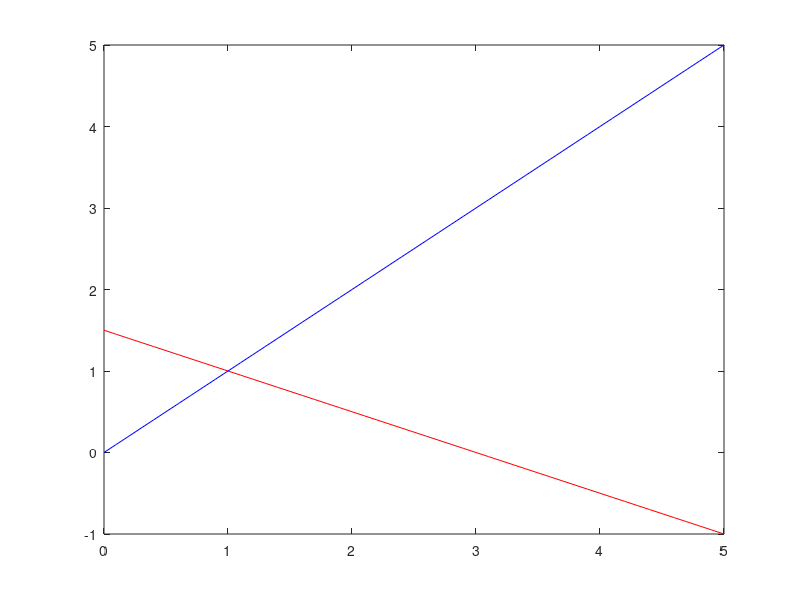
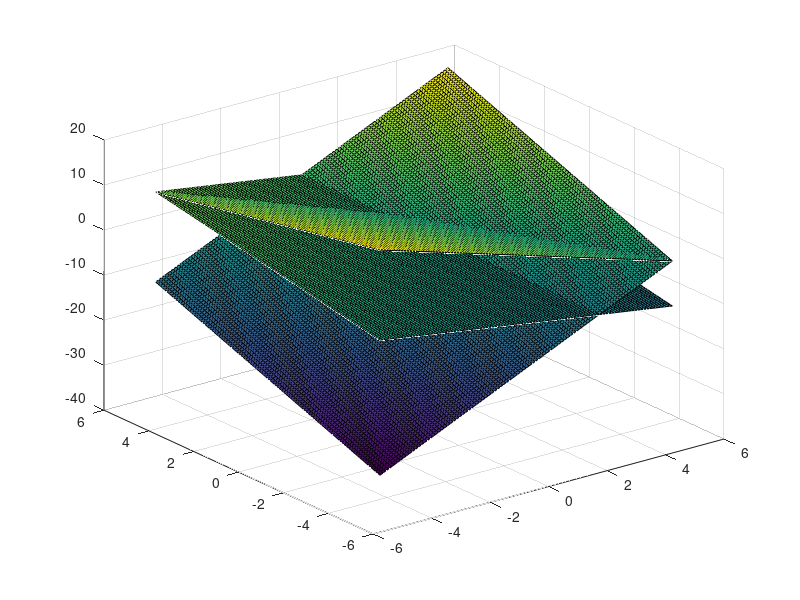
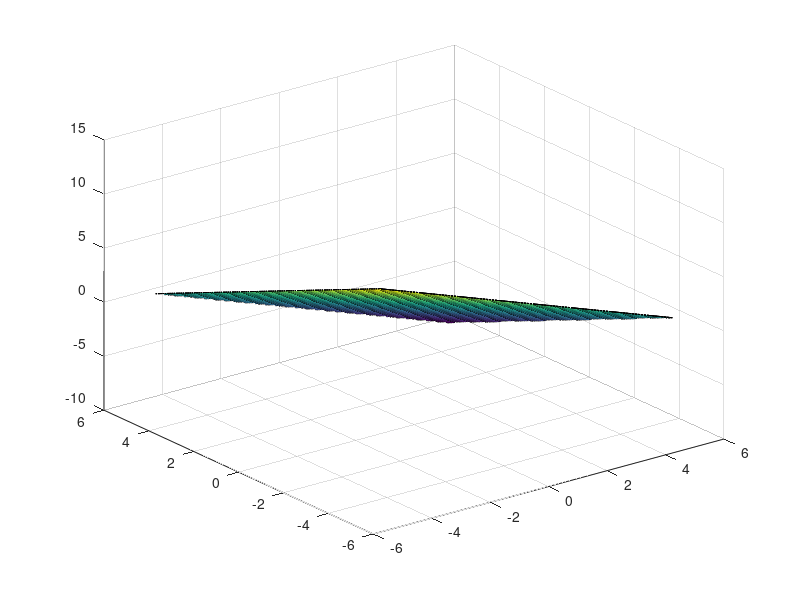
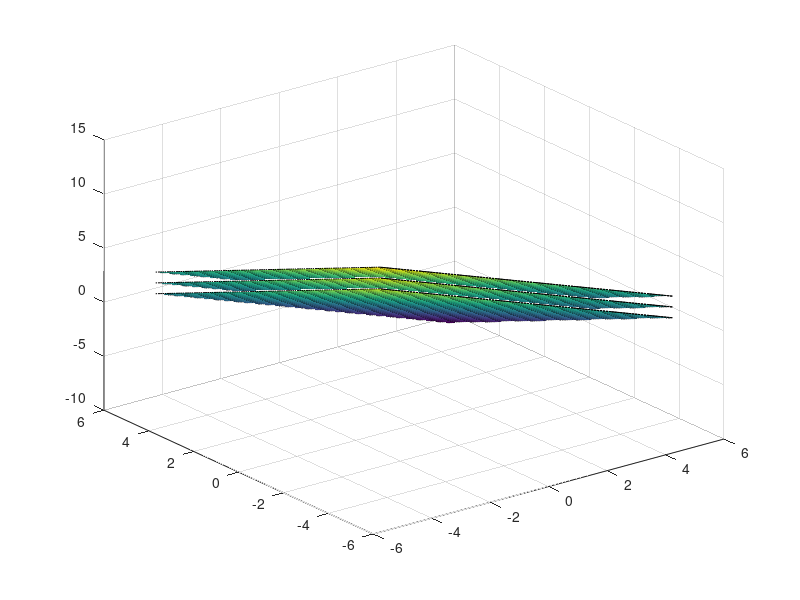

The MATLAB script that drew these images, in order: (Note: this script raises an error after producing the figures.)
% Lydia Tamara De Wolf
% Joseph Webster
% Lecture Section: Dr. Liu, M W, 8:30 - 9:20

% Problem 1
A = magic(5);

% Problem 2
B = [1;3;2;-1;4];

% Problem 3
M = [A, B];

% Problem 4
rank_A = rank(A);
rank_M = rank(M);

% Q1: Yes, the system with matrix M is consistent because there exists no non-zero values in 'b' of the matrix M = A|b where any row of A is all zeros

% Problem 5
rref_M = rref(M);

% Problem 6
C = rand(7, 7);

% Problem 7
D = rand(1,7);

% Problem 8
transpose_D = transpose(D);

% Q2: Transpose() returns a matrix Bnxm, where the original is Amxn 

% Problem 9
N = [C, transpose_D];

% Problem 10
rref_N = rref(N);

% Problem 11
figure;
x = [0:0.1:5];
y1 = (3-x)/2;
y2 = x;
plot(x,y1,'red');
hold on;
plot(x,y2,'blue');
grid off;

% Q3: figure creates a figure window

% Q4: plot plots the lines with the associated color (line_1, line_2, color)

% Q5: keeps the graph from resetting

% Q6: shows/hides the grid on the graph

% Q7: yes it has a unique solution: x = 1, y = 1

% Problem 12
figure;
[x,y] = meshgrid(-5:0.1:5,-5:0.1:5);
z1 = 4-2*x-y;
z2 = -x+y-1;
z3 = 3*x+2*y-6;
surf(x,y,z1);
hold on;
surf(x,y,z2);
hold on;
surf(x,y,z3);

% Q8: displays a grid in 2D/3D
% Q9: Plots a parametric surfice

% Problem 13
inf_sol = [1 1 1 1; 1 1 1 1; 1 1 1 1];
figure;
[x,y]=meshgrid(-5:0.1:5,-5:0.1:5);
z1 = 1-x-y;
z2 = 1-x-y;
z3 = 1-x-y;
surf(x,y,z1);
hold on;
surf(x,y,z2);
hold on;
surf(x,y,z3);

no_sol = [1 1 1 1; 1 1 1 2; 1 1 1 3];
figure;
[x,y] = meshgrid(-5:0.1:5,-5:0.1:5);
z1 = 1-x-y;
z2 = 2-x-y;
z3 = 3-x-y;
surf(x,y,z1);
hold on;
surf(x,y,z2);
hold on;
surf(x,y,z3);

uni_sol = [1 0 0 1; 0 1 0 1; 0 0 1 1]
figure;
[x,y] = meshgrid(-5:0.1:5,-5:0.1:5);
z1 = 1-x;
z2 = 1-y;
z3 = 1;
surf(x,y,z1);
hold on;
surf(x,y,z2);
hold on;
surf(x,y,z3);